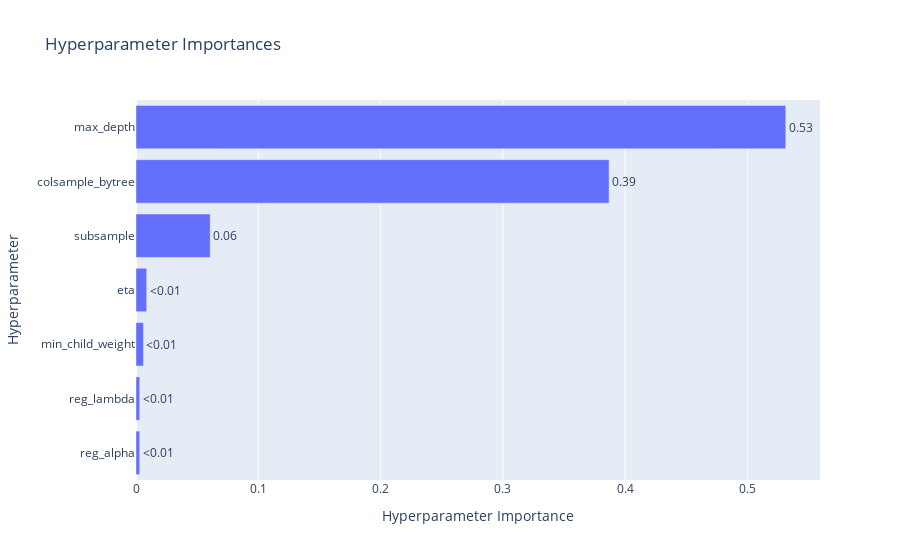

The notebook cell this image was saved under:
### Code cell
xgb_study = optuna.create_study(direction = 'maximize')
xgb_study.optimize(xgb_objective,n_trials=TRIALS, n_jobs=-1, show_progress_bar=True)
print("")
print(f'scores : {xgb_study.best_value}, params : {xgb_study.best_params} ')
with open('xgb.json', 'w') as json_file:
    json.dump(xgb_study.best_params, json_file, indent=4)

optuna.visualization.plot_param_importances(xgb_study)

### Figure 1 — Plotly figure (JSON) as saved in the notebook; plotly's stock layout.template omitted (floating-point values rounded to 4 significant figures)
{"data": [{"cliponaxis": false, "hovertemplate": ["reg_alpha (FloatDistribution): 0.0030493169750323997<extra></extra>", "reg_lambda (FloatDistribution): 0.0030835474452374527<extra></extra>", "min_child_weight (FloatDistribution): 0.006108676209931372<extra></extra>", "eta (FloatDistribution): 0.008736529579769859<extra></extra>", "subsample (FloatDistribution): 0.06067628275405558<extra></extra>", "colsample_bytree (FloatDistribution): 0.38692126064220483<extra></extra>", "max_depth (IntDistribution): 0.5314243863937685<extra></extra>"], "name": "Objective Value", "orientation": "h", "text": ["<0.01", "<0.01", "<0.01", "<0.01", "0.06", "0.39", "0.53"], "textposition": "outside", "type": "bar", "x": [0.003049, 0.003084, 0.006109, 0.008737, 0.06068, 0.3869, 0.5314], "y": ["reg_alpha", "reg_lambda", "min_child_weight", "eta", "subsample", "colsample_bytree", "max_depth"]}], "layout": {"title": {"text": "Hyperparameter Importances"}, "xaxis": {"title": {"text": "Hyperparameter Importance"}}, "yaxis": {"title": {"text": "Hyperparameter"}}}}
